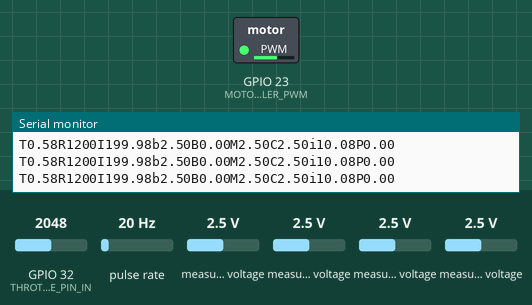
The sketch below on a simulated ESP32. Shown: switched loads named in the sketch (green lamp = pin HIGH), the last lines printed to the serial monitor. Wiring (inferred from the names in the program): pulse sensor: data GPIO 4. The inputs (shaded band) are chosen by the test bench; at power-on: GPIO 32 (THROTTLE_PIN_IN) = 2048, pulse rate 20 Hz, measured voltage 2.5 V.

Above: at 1.2 s.
1.3 s: GPIO 32 (THROTTLE_PIN_IN) set to 2866
At 2.3 s:
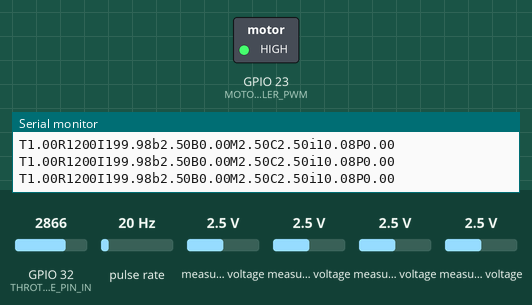
2.8 s: GPIO 32 (THROTTLE_PIN_IN) set to 1228
At 4.0 s:
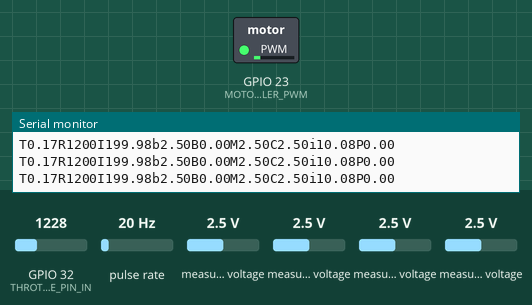
4.3 s: GPIO 32 (THROTTLE_PIN_IN) set to 122
At 5.0 s:
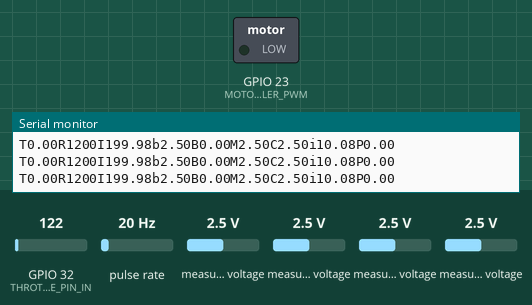
5.8 s: GPIO 32 (THROTTLE_PIN_IN) set to 3040
At 7.1 s:
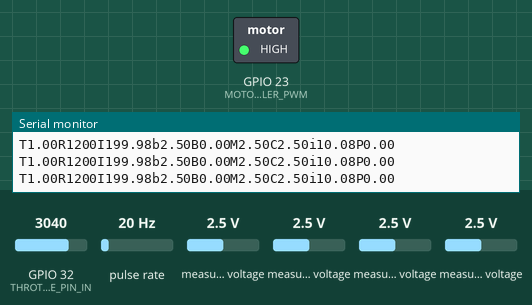
Timing chart, 0 to 8.3 s (numbered marks = the images above; inputs shaded):
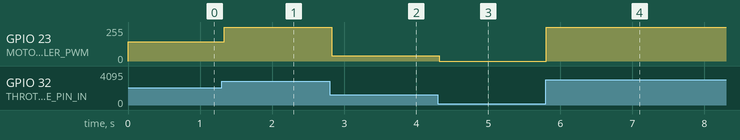

The sketch:

REAR_MC.ino
```cpp
// Code for the Rear Micro Controller. Written by Tom Brouwers
// If you have any questions please email me at tommytom2006@icloud.com

#include <Wire.h>

//ADC Setup
#include<ADS1115_WE.h>
ADS1115_WE adc_1 = ADS1115_WE(0x48);
ADS1115_WE adc_2 = ADS1115_WE(0x49);

// PINS
const int RPM_PIN = 4;
const int THROTTLE_PIN_IN = 32; // ADC where Potentiometer is connected to
const int MOTOR_CONTROLLER_PWM = 23;

// Variables
volatile int RPM = 0;
volatile unsigned long lowTimeRPM = 0; //Volatile as it is used in interrupt
volatile unsigned long prevTimeRPM = 0;

float throttle_perc = 0;

//Main Data Variables

//ADC_1
float Bat1V  = 0.0;
float Bat2V = 0.0;
float motorTemp = 0.0;
float controllerTemp = 0.0;

//ADC_2
float current = 0.0;
float internalBatV = 0.0;
float placeholder_other = 0.0;


// Serial Read Vars
String data;
int MODE = 0;

// ---- INTERRUPT FUNCTIONS ----

void IRAM_ATTR RPM_Func(){ // Gets called when D4 is high (When the hall effect sensor senses a magnetic field)

  unsigned long curTimeRPM = millis();
  if (curTimeRPM - lowTimeRPM > 40){ // If time between previous 'HIGH' state of the sensor is greater than 100 ms (Debouncing)
    //Serial.println("RPM update");
    RPM = (60000/(curTimeRPM - prevTimeRPM)); // 1 Minute (in ms) over time of one rotation (ms) | if more magnets on driveshaft, divide by number of magnets
    lowTimeRPM = curTimeRPM;
    prevTimeRPM = curTimeRPM;
  }

}

// ---- RUN ON INITIALIZATION ----

void setup() {
  Wire.begin();
  Serial.begin(115200); // Communication to front MC

  pinMode(RPM_PIN, INPUT);
  attachInterrupt(RPM_PIN, RPM_Func, RISING);

  //Setup the connection to the Motor Controller - We are using the ledc functionality of the ESP32 to generate a PWM signal
  ledcAttachPin(MOTOR_CONTROLLER_PWM, 0); // Pin, Channel
  ledcSetup(0, 1000, 8); // Channel, Frequency (Hz), Resolution (Bits)

    // - ADC Setup
  if(!adc_1.init()){
    Serial.println("ADS1115 not connected!");
  }
  adc_1.setVoltageRange_mV(ADS1115_RANGE_4096);
  adc_1.setCompareChannels(ADS1115_COMP_0_GND);
  adc_1.setMeasureMode(ADS1115_CONTINUOUS);

  if(!adc_2.init()){
    Serial.println("ADS1115 not connected!");
  }
  adc_2.setVoltageRange_mV(ADS1115_RANGE_4096);
  adc_2.setCompareChannels(ADS1115_COMP_0_GND);
  adc_2.setMeasureMode(ADS1115_CONTINUOUS);
}

void loop() {

  if (digitalRead(RPM_PIN) == HIGH){ // Stops 'bouncing' of the hall effect sensor. The reason why there is a difference between 'prevTime' and 'lowTime' is because the former is the time the moment a magnet was detected, while the latter changes to the latest time a magnet was detected. Ask Tom Brouwers for more information if necessary.
    lowTimeRPM = millis();
  } else if (millis() - lowTimeRPM > 3000){
    RPM = 0;
  }

  GET_THROT_PERC();
  READ_SERIAL();

  DRIVE_CONTROLLER();
  SEND_SERIAL();
  READ_ADC();

  //delay(0);
}

// ---- HELPER FUNCTIONS ----


// -- Reading sensors
void GET_THROT_PERC() {
  int throttle = analogRead(THROTTLE_PIN_IN);
  throttle_perc = (throttle - 900) / (2866.0 - 900);  // Find perc range = ((input - min) * 100) / (max - min) | For the min value, we would want it to be slightly higher than the lowest measurable value to avoid any jitter.
  if (throttle_perc < 0) {
    throttle_perc = 0;
  } else if (throttle_perc > 1) {
    throttle_perc = 1;
  }
}

void READ_ADC(){
  // ADC pulled to ground reads the temperature and battery V
  // 0 to bat 1v
  // 1 to bat 1+2v
  // 2 to mtemp
  // 3 to mc temp

  // ADC where address is pulled High reads the difference between ref and current and internal battery V and actual bat V

  // Use of voltage deviders, the formula is: Vout = (Vin * R2)/(R1+R2)
  // Thus Vin = (Vout*(R1+R2))/R2

  // -- ADC_1 --
  adc_1.setCompareChannels(ADS1115_COMP_0_GND);
  Bat1V = adc_1.getResult_V();  // V Devider of 33 <-> 100, so multiply by 4.030303
  adc_1.setCompareChannels(ADS1115_COMP_1_GND);
  Bat2V = adc_1.getResult_V() - Bat1V; // V Devider of 20 <-> 100 so multiply by
    //Find a conversion to convert the following voltage to temperature, and tune it
  adc_1.setCompareChannels(ADS1115_COMP_2_GND);
  motorTemp = adc_1.getResult_V();
  adc_1.setCompareChannels(ADS1115_COMP_3_GND);
  controllerTemp = adc_1.getResult_V();

  //-- ADC_2 --
  adc_2.setCompareChannels(ADS1115_COMP_0_1);
  current = (adc_2.getRawResult()/100.0)-0.01; // And add an offset if neccessary
  // 4096 mv mapped to -32768 to 32768 (Signed 16 bit value, signed means it has a bit signifying + -)
  // 0625 mv = 50 amps
  // (625/4096)*32768 = 5000
  // (Vin/4096)*32768 = RawResult
  //  RawResult / 100 = Current in sensor
  delay(1);
  adc_2.setCompareChannels(ADS1115_COMP_2_GND);
  internalBatV = adc_2.getResult_V()*4.030303; //Voltage devider of 33 <-> 100, so multiply by 4.030303
  delay(1);
  //adc_2.setCompareChannels(ADS1115_COMP_3_GND);
  placeholder_other = 0; //adc_2.getResult_mV(); // Future Expansion port. REMEMBER TO REDUCE MAXIMUM POSSIBLE VIN TO BE LOWER THAN 4.2V USING VOLTAGE DEVIDERS - NOT INCLUDED YET
}


// -- Motor Controller

void DRIVE_CONTROLLER(){
  ledcWrite(0, map(throttle_perc*100,0,100,0,255)); // Creates the PWM signal - Channel, Value in assigned resolution
}

// -- SERIAL

void SEND_SERIAL(){ // Sends data to front microcontroller

  Serial.print("T");
  Serial.print(throttle_perc);
  Serial.print("R");
  Serial.print(RPM);
  Serial.print("I");
  Serial.print(current);
  Serial.print("b");
  Serial.print(Bat1V);
  Serial.print("B");
  Serial.print(Bat2V);
  Serial.print("M");
  Serial.print(motorTemp);
  Serial.print("C");
  Serial.print(controllerTemp);
  Serial.print("i");
  Serial.print(internalBatV);
  Serial.print("P");
  Serial.println(placeholder_other);
  /*
  Serial.print("T");
  Serial.print(throttle_perc);
  Serial.print(",");
  Serial.print(RPM);
  Serial.print(",");
  Serial.print(current);
  Serial.print(",");
  Serial.print(Bat1V);
  Serial.print(",");
  Serial.print(Bat2V);
  Serial.print(",");
  Serial.print(motorTemp);
  Serial.print(",");
  Serial.print(controllerTemp);
  Serial.print(",");
  Serial.print(internalBatV);
  Serial.print(",");
  Serial.println(placeholder_other);
  */
}

// Read data from other microcontroller
void READ_SERIAL() { // Reads the throttle Mode
  while (Serial.available() > 0) {
    char incomingChar = Serial.read();
    if (incomingChar == '\n') {
      // Newline character detected, break the loop and print the received data
      break;
    }
  }

  // Check if there's serial data available
  if (Serial.available()) {
    data = Serial.readStringUntil('\n');  // Read data until a newline character
    int M_pos = data.indexOf("M");
    if (M_pos != -1) {
      MODE = data.substring(M_pos).toFloat();

    } else {
     // You can set default values or handle errors as needed
    }
  } else {

  }
  while (Serial.available() > 30) {  // Solves some buffer overflow issues
    char incomingChar = Serial.read();
  }
}
```

Measured:
- after the input at 1.3 s, GPIO 23 (MOTOR_CONTROLLER_PWM): 146/255 → 255/255 at once
- after the input at 2.8 s, GPIO 23 (MOTOR_CONTROLLER_PWM): 255/255 → 40/255 at once
- after the input at 4.3 s, GPIO 23 (MOTOR_CONTROLLER_PWM): 40/255 → 0/255 at once
- after the input at 5.8 s, GPIO 23 (MOTOR_CONTROLLER_PWM): 0/255 → 255/255 at once
